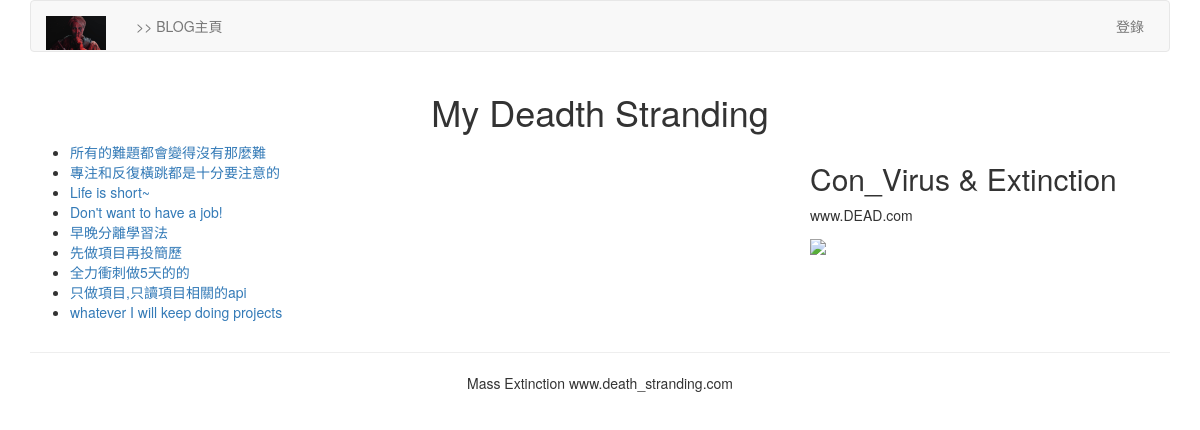
Screenshot of /blog/ with the database file from the repository.
### blog/models.py (models this page shows, shortened)
class BlogArticles(models.Model):
    title = models.CharField(max_length=300)
    author = models.ForeignKey(User, on_delete=models.CASCADE, related_name='blog_posts')
    body = models.TextField()
    publish = models.DateTimeField(default=timezone.now)
    class Meta:
        ordering = ('-publish',)

### blog/views.py (the view)
# urls.py: path('',views.blog_title,name='blog_title'),
def blog_title(request):
    blogs = BlogArticles.objects.all()
    return render(request,'blog/titles.html',{'blogs':blogs})

### templates/blog/titles.html (shortened to what this page needs)
{% extends "base.html" %}
{% block content %}
<div class="row text-center vertical-middle-sm">
    <h1>My Deadth Stranding</h1>
</div>
<div class="row">
    <div class="col-xs-12 col-md-8">
    <ul>
    {% for blog in blogs %}
        <li><a href="{{ blog.id }}">{{ blog.title }}</a></li>
    {% endfor %}
    </ul>
    </div>
    <div class="col-xs-6 col-md-4">
    <h2>Con_Virus & Extinction</h2>
    <p>   www.DEAD.com</p>
    <img width="318px" src="https://www.3dmgame.com/uploads/allimg/160616/317-160616143428.jpg">
    </div>
</div>
{% endblock %}

### rows the page displays
BlogArticles: title "所有的難題都會變得沒有那麼難"
BlogArticles: title "專注和反復橫跳都是十分要注意的"
BlogArticles: title "Life is short~"
BlogArticles: title "Don't want to have a job!"
BlogArticles: title "早晚分離學習法"
BlogArticles: title "先做項目再投簡歷"
BlogArticles: title "全力衝刺做5天的的"
BlogArticles: title "只做項目,只讀項目相關的api"
BlogArticles: title "whatever I will keep doing projects"
